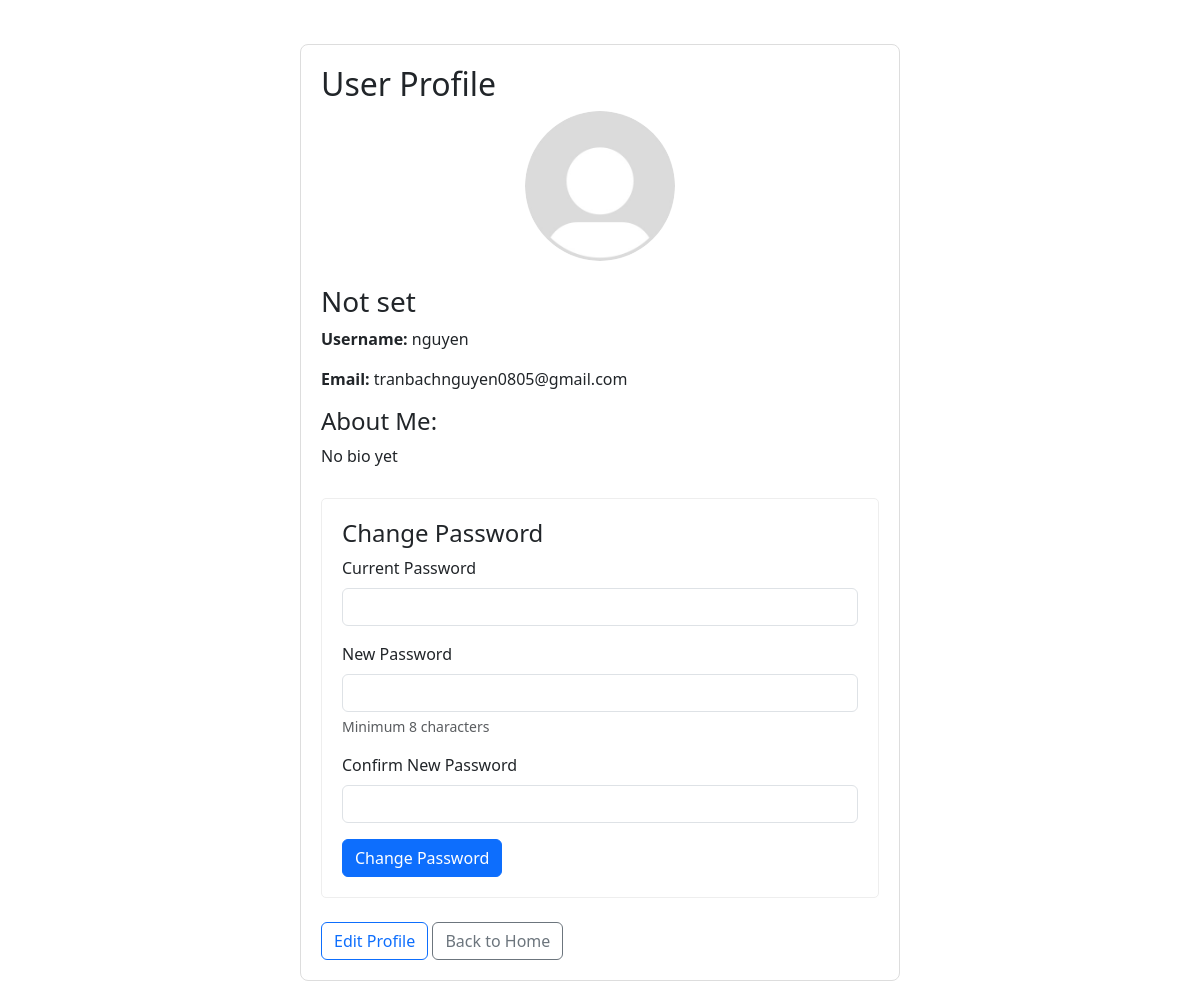
Page /profile.php (signed in) on the committed database.
### tables this page shows
CREATE TABLE `users` (
  `id` int(11) NOT NULL,
  `username` varchar(50) NOT NULL,
  `password` varchar(255) NOT NULL,
  `email` varchar(255) NOT NULL,
  `avatar` varchar(255) DEFAULT 'default.jpg',
  `bio` text DEFAULT NULL,
  `full_name` varchar(100) DEFAULT NULL,
  `is_verified` tinyint(1) DEFAULT 0
);

### profile.php (the view, shortened to what this page needs)
<?php
require 'db.php';
$stmt = $conn->prepare("SELECT id, username, email, avatar, bio, full_name, password FROM users WHERE username = ?");
$stmt->bind_param("s", $_SESSION['username']);
$stmt->execute();
$result = $stmt->get_result();
$user = $result->fetch_assoc();
?>
<!DOCTYPE html>
<html>
<head>
    <link href="assets/css/bootstrap.min.css" rel="stylesheet">
</head>
<body>
    <div class="container py-4">
        <div class="profile-container">
            <h2>User Profile</h2>
            <div class="text-center mb-4">
                <img src="uploads/avatars/<?= htmlspecialchars($user['avatar']) ?>"
                     alt="Profile Avatar" class="avatar">
            </div>
            <div class="mb-4">
                <h3><?= htmlspecialchars($user['full_name'] ?? 'Not set') ?></h3>
                <p><strong>Username:</strong> <?= htmlspecialchars($user['username']) ?></p>
                <p><strong>Email:</strong> <?= htmlspecialchars($user['email']) ?></p>
                <div class="bio mt-3">
                    <h4>About Me:</h4>
                    <p><?= htmlspecialchars($user['bio'] ?? 'No bio yet') ?></p>
                </div>
            </div>
            <div class="password-form">
                <h4>Change Password</h4>
                <form method="POST">
                    <div class="mb-3">
                        <label for="current_password" class="form-label">Current Password</label>
                        <input type="password" class="form-control" id="current_password"
                               name="current_password" required>
                    </div>
                    <div class="mb-3">
                        <label for="new_password" class="form-label">New Password</label>
                        <input type="password" class="form-control" id="new_password"
                               name="new_password" required minlength="8">
                        <div class="form-text">Minimum 8 characters</div>
                    </div>
                    <div class="mb-3">
                        <label for="confirm_password" class="form-label">Confirm New Password</label>
                        <input type="password" class="form-control" id="confirm_password"
                               name="confirm_password" required minlength="8">
                    </div>
                    <button type="submit" name="change_password" class="btn btn-primary">
                        Change Password
                    </button>
                </form>
            </div>
            <div class="mt-4">
                <a href="edit_profile.php" class="btn btn-outline-primary">Edit Profile</a>
                <a href="home.php" class="btn btn-outline-secondary">Back to Home</a>
            </div>
        </div>
    </div>
</body>
</html>

### profile.php (style rules this page uses)
.avatar { width: 150px; height: 150px; border-radius: 50%; object-fit: cover; }
.profile-container { max-width: 600px; margin: 20px auto; padding: 20px; border: 1px solid #ddd; border-radius: 8px; }
.password-form { margin-top: 30px; padding: 20px; border: 1px solid #eee; border-radius: 5px; }

### rows in the picture
users: avatar (placeholder picture), full_name "Not set", username "nguyen", email "tranbachnguyen0805@gmail.com", bio "No bio yet"
